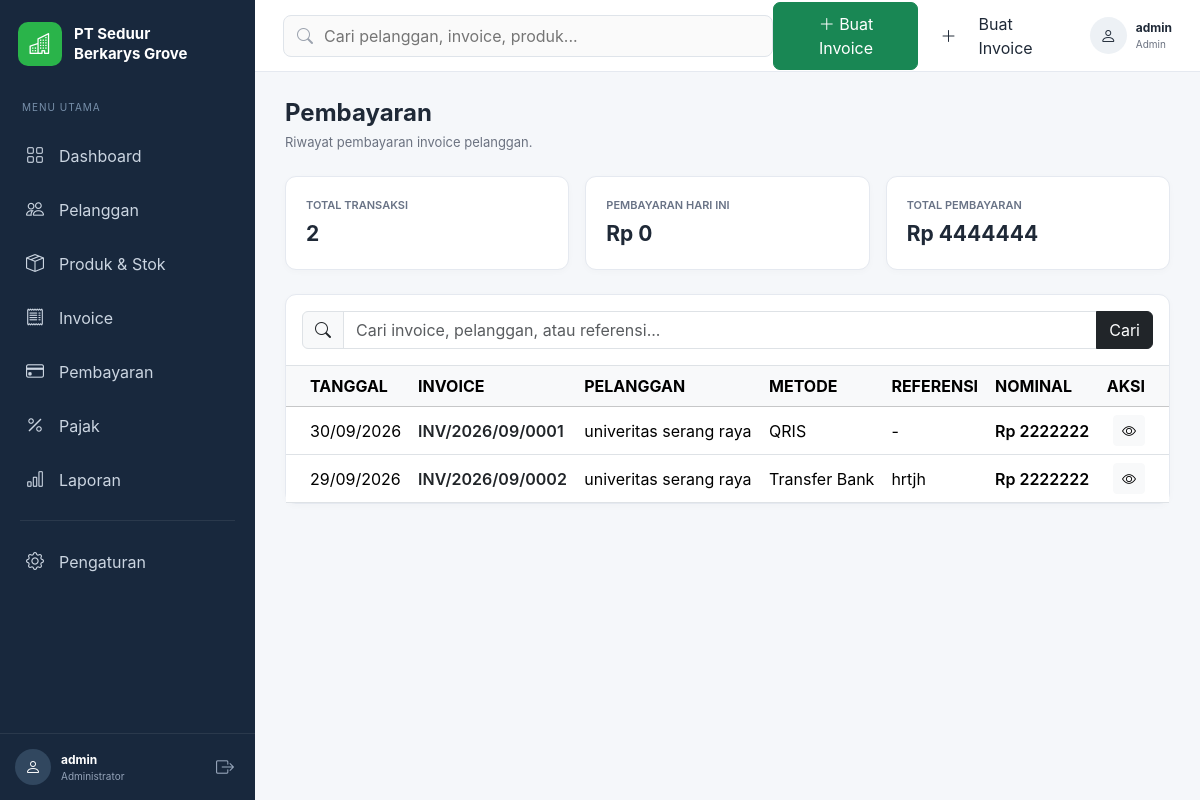
Screenshot of /pembayaran/ (signed in) with the database file from the repository.
### apps/payments/models.py (models this page shows, shortened)
class Payment(models.Model):
    METHOD_CHOICES = [
        ("CASH", "Tunai"),
        ("BANK_TRANSFER", "Transfer Bank"),
        ("QRIS", "QRIS"),
        ("CARD", "Kartu"),
        ("OTHER", "Lainnya"),
    ]
    invoice = models.ForeignKey(
        "invoices.Invoice",
        on_delete=models.PROTECT,
        related_name="payments",
    )
    payment_date = models.DateField()
    amount = models.DecimalField(
        max_digits=18,
        decimal_places=2,
        validators=[MinValueValidator(0)],
    )
    method = models.CharField(
        max_length=30,
        choices=METHOD_CHOICES,
        default="BANK_TRANSFER",
    )
    reference_number = models.CharField(
        max_length=100,
        blank=True,
    )
    notes = models.TextField(
        blank=True,
    )
    created_at = models.DateTimeField(
        auto_now_add=True,
    )
    updated_at = models.DateTimeField(
        auto_now=True,
    )
    class Meta:
        ordering = ["-payment_date", "-id"]

### apps/invoices/models.py (models this page shows, shortened)
class Invoice(models.Model):
    STATUS_CHOICES = [
        ("DRAFT", "Draft"),
        ("UNPAID", "Belum Lunas"),
        ("PARTIAL", "Sebagian"),
        ("PAID", "Lunas"),
        ("OVERDUE", "Jatuh Tempo"),
        ("CANCELLED", "Dibatalkan"),
    ]
    TAX_MODE_CHOICES = [
        ("EXCLUSIVE", "Tax Exclusive"),
        ("INCLUSIVE", "Tax Inclusive"),
    ]
    invoice_number = models.CharField(
        max_length=50,
        unique=True,
    )
    customer = models.ForeignKey(
        "customers.Customer",
        on_delete=models.PROTECT,
        related_name="invoices",
    )
    customer_name = models.CharField(
        max_length=150,
    )
    customer_npwp = models.CharField(
        max_length=30,
        blank=True,
    )
    customer_address = models.TextField(
        blank=True,
    )
    invoice_date = models.DateField()
    due_date = models.DateField(
        null=True,
        blank=True,
    )
    status = models.CharField(
        max_length=20,
        choices=STATUS_CHOICES,
        default="DRAFT",
    )
    currency = models.CharField(
        max_length=10,
        default="IDR",
    )
    exchange_rate = models.DecimalField(
        max_digits=18,
        decimal_places=6,
        default=1,
    )
    tax_mode = models.CharField(
        max_length=20,
        choices=TAX_MODE_CHOICES,
        default="EXCLUSIVE",
    )
    subtotal = models.DecimalField(
        max_digits=18,
        decimal_places=2,
        default=0,
    )
    discount_total = models.DecimalField(
        max_digits=18,
        decimal_places=2,
        default=0,
    )
    tax_total = models.DecimalField(
        max_digits=18,
        decimal_places=2,
        default=0,
    )
    withholding_total = models.DecimalField(
        max_digits=18,
        decimal_places=2,
        default=0,
    )
    grand_total = models.DecimalField(
        max_digits=18,
        decimal_places=2,
        default=0,
    )
    paid_amount = models.DecimalField(
        max_digits=18,
        decimal_places=2,
        default=0,
    )
    balance_due = models.DecimalField(
        max_digits=18,
        decimal_places=2,
        default=0,
    )
    notes = models.TextField(
        blank=True,
    )
    terms = models.TextField(
        blank=True,
    )
    created_at = models.DateTimeField(
        auto_now_add=True,
    )
    updated_at = models.DateTimeField(
        auto_now=True,
    )
    class Meta:
        ordering = ["-invoice_date", "-id"]

### apps/payments/views.py (the view, shortened to what this page needs)
@login_required
def payment_list(request):
    payments = (
        Payment.objects
        .select_related(
            "invoice",
            "invoice__customer",
        )
        .all()
    )
    query = request.GET.get(
        "q",
        ""
    ).strip()
    paginator = Paginator(
        payments,
        15
    )
    page_obj = paginator.get_page(
        request.GET.get("page")
    )
    total_amount = (
        Payment.objects
        .aggregate(
            total=Sum("amount")
        )["total"]
        or 0
    )
    today_amount = (
        Payment.objects
        .filter(
            payment_date=timezone.localdate()
        )
        .aggregate(
            total=Sum("amount")
        )["total"]
        or 0
    )
    context = {
        "page_obj": page_obj,
        "query": query,
        "total_amount": total_amount,
        "today_amount": today_amount,
        "total_payments":
            Payment.objects.count(),
    }
    return render(
        request,
        "payments/list.html",
        context,
    )

### templates/payments/list.html (shortened to what this page needs)
{% extends "layouts/base.html" %} {% block content %}
<div class="mb-4">
  <h1 class="page-title">Pembayaran</h1>
  <p class="page-description">Riwayat pembayaran invoice pelanggan.</p>
</div>
<div class="row g-3 mb-4">
  <div class="col-md-4">
    <div class="stat-card">
      <div class="stat-label">Total Transaksi</div>
      <div class="stat-value">{{ total_payments }}</div>
    </div>
  </div>
  <div class="col-md-4">
    <div class="stat-card">
      <div class="stat-label">Pembayaran Hari Ini</div>
      <div class="stat-value">Rp {{ today_amount|floatformat:0 }}</div>
    </div>
  </div>
  <div class="col-md-4">
    <div class="stat-card">
      <div class="stat-label">Total Pembayaran</div>
      <div class="stat-value">Rp {{ total_amount|floatformat:0 }}</div>
    </div>
  </div>
</div>
<div class="app-card">
  <div class="p-3 border-bottom">
    <form method="GET">
      <div class="input-group">
        <span class="input-group-text">
          <i class="bi bi-search"></i>
        </span>
        <input
          type="text"
          name="q"
          value="{{ query }}"
          class="form-control"
          placeholder="Cari invoice, pelanggan, atau referensi..."
        />
        <button class="btn btn-dark" type="submit">Cari</button>
      </div>
    </form>
  </div>
  <div class="table-responsive">
    <table class="table table-hover align-middle mb-0">
      <thead class="table-light">
        <tr>
          <th class="ps-4">TANGGAL</th>
          <th>INVOICE</th>
          <th>PELANGGAN</th>
          <th>METODE</th>
          <th>REFERENSI</th>
          <th>NOMINAL</th>
          <th class="text-end pe-4">AKSI</th>
        </tr>
      </thead>
      <tbody>
        {% for payment in page_obj %}
        <tr>
          <td class="ps-4">{{ payment.payment_date|date:"d/m/Y" }}</td>
          <td>
            <a
              href="{% url 'invoices:detail' payment.invoice.pk %}"
              class="fw-semibold text-dark text-decoration-none"
            >
              {{ payment.invoice.invoice_number }}
            </a>
          </td>
          <td>{{ payment.invoice.customer_name }}</td>
          <td>{{ payment.get_method_display }}</td>
          <td>{{ payment.reference_number|default:"-" }}</td>
          <td class="fw-semibold">Rp {{ payment.amount|floatformat:0 }}</td>
          <td class="text-end pe-4">
            <a
              href="{% url 'payments:detail' payment.pk %}"
              class="btn btn-sm btn-light"
            >
              <i class="bi bi-eye"></i>
            </a>
          </td>
        </tr>
        {% empty %}
        <tr>
          <td colspan="7" class="text-center py-5 text-muted">
            Belum ada pembayaran.
          </td>
        </tr>
        {% endfor %}
      </tbody>
    </table>
  </div>
</div>
{% endblock %}

### templates/layouts/base.html (shortened to what this page needs)
{% load static %}
<!doctype html>
<html lang="id">
  <head>
    <link
      rel="stylesheet"
      href="{% static 'vendor/bootstrap/css/bootstrap.min.css' %}"
    />
    <link
      rel="stylesheet"
      href="{% static 'vendor/bootstrap-icons/bootstrap-icons.css' %}"
    />
    <link rel="stylesheet" href="{% static 'css/app.css' %}" />
  </head>
  <body>
    <div class="app-container">
      <aside class="sidebar">
        <div class="sidebar-brand">
          <div class="brand-logo">
            <i class="bi bi-buildings"></i>
          </div>
          <div>
            <div class="brand-company">PT Seduur</div>
            <div class="brand-company">Berkarys Grove</div>
          </div>
        </div>
        <div class="sidebar-label">MENU UTAMA</div>
        <nav class="sidebar-menu">
          <a
            href="{% url 'dashboard' %}"
            class="sidebar-link {% if request.resolver_match.url_name == 'dashboard' %} active {% endif %}"
          >
            <i class="bi bi-grid"></i>
            <span> Dashboard </span>
          </a>
          <a
            href="{% url 'customers:list' %}"
            class="sidebar-link {% if request.resolver_match.namespace == 'customers' %} active {% endif %}"
          >
            <i class="bi bi-people"></i>
            <span> Pelanggan </span>
          </a>
          <a
            href="{% url 'products:list' %}"
            class="sidebar-link {% if request.resolver_match.namespace == 'products' %} active {% endif %}"
          >
            <i class="bi bi-box-seam"></i>
            <span> Produk & Stok </span>
          </a>
          <a
            href="{% url 'invoices:list' %}"
            class="sidebar-link {% if request.resolver_match.namespace == 'invoices' %} active {% endif %}"
          >
            <i class="bi bi-receipt"></i>
            <span> Invoice </span>
          </a>
        <a
    href="{% url 'payments:list' %}"
    class="sidebar-link"
>
    <i class="bi bi-credit-card"></i>
    <span>
        Pembayaran
    </span>
</a>
          <a
            href="{% url 'taxes:list' %}"
            class="sidebar-link {% if request.resolver_match.namespace == 'taxes' %} active {% endif %}"
          >
            <i class="bi bi-percent"></i>
            <span> Pajak </span>
          </a>
         <a
    href="{% url 'reports:index' %}"
    class="sidebar-link"
>
    <i class="bi bi-bar-chart"></i>
    <span>
        Laporan
    </span>
</a>
          <div class="sidebar-divider"></div>
<a
    href="{% url 'company:settings' %}"
    class="sidebar-link"
>
    <i class="bi bi-gear"></i>
    <span>
        Pengaturan
    </span>
</a>
        </nav>
        <div class="sidebar-bottom">
          <div class="sidebar-user">
            <div class="sidebar-avatar">
              <i class="bi bi-person"></i>
            </div>
            <div class="sidebar-user-info">
              <strong> {{ request.user.username }} </strong>
              <small> Administrator </small>
            </div>
          </div>
          <form method="POST" action="{% url 'logout' %}">
            <button type="submit" class="logout-button">
              <i class="bi bi-box-arrow-right"></i>
            </button>
          </form>
        </div>
      </aside>
      <div class="main-wrapper">
        <header class="top-navbar">
          <div class="top-search">
            <i class="bi bi-search"></i>
            <input
              type="text"
              placeholder="Cari pelanggan, invoice, produk..."
            />
          </div>
          <div class="top-actions">
           <a
    href="{% url 'invoices:create' %}"
    class="btn btn-success btn-create"
>
    <i class="bi bi-plus-lg"></i>
    Buat Invoice
</a>
              <i class="bi bi-plus-lg"></i>
              Buat Invoice
            <div class="top-profile">
              <div class="profile-icon">
                <i class="bi bi-person"></i>
              </div>
              <div>
                <strong> {{ request.user.username }} </strong>
                <small> Admin </small>
              </div>
            </div>
          </div>
        </header>
        <main class="content-area">{% block content %} {% endblock %}</main>
      </div>
    </div>
  </body>
</html>

### static/css/app.css (style rules this page uses)
:root { --sidebar-width: 255px; --sidebar-bg: #18283d; --sidebar-hover: #233a55; --primary: #28a745; --page-bg: #f5f7fa; --border: #e5e9f0; --text-primary: #1f2937; --text-secondary: #6b7280; }
* { box-sizing: border-box; }
body { margin: 0; font-family: Inter, "Segoe UI", Arial, sans-serif; background: var(--page-bg); color: var(--text-primary); }
.app-container { min-height: 100vh; }
.sidebar { position: fixed; left: 0; top: 0; bottom: 0; width: var(--sidebar-width); background: var(--sidebar-bg); color: white; display: flex; flex-direction: column; z-index: 1000; }
.sidebar-brand { display: flex; align-items: center; gap: 12px; padding: 22px 18px; }
.brand-logo { width: 44px; height: 44px; border-radius: 10px; display: flex; align-items: center; justify-content: center; background: #2ab44a; font-size: 21px; flex-shrink: 0; }
.brand-company { font-size: 15px; font-weight: 700; line-height: 20px; }
.sidebar-label { color: #7890ab; font-size: 10px; letter-spacing: 1px; padding: 12px 22px; }
.sidebar-menu { padding: 0 10px; flex: 1; }
.sidebar-link { display: flex; align-items: center; gap: 13px; padding: 12px 14px; margin: 3px 0; text-decoration: none; color: #cbd5e1; border-radius: 8px; transition: 0.2s; }
.sidebar-link i { width: 22px; font-size: 18px; text-align: center; }
.sidebar-divider { height: 1px; background: rgba( 255, 255, 255, 0.08 ); margin: 15px 10px; }
.sidebar-bottom { padding: 15px; border-top: 1px solid rgba( 255, 255, 255, 0.08 ); display: flex; justify-content: space-between; align-items: center; }
.sidebar-user { display: flex; align-items: center; gap: 10px; min-width: 0; }
.sidebar-avatar { width: 36px; height: 36px; border-radius: 50%; display: flex; align-items: center; justify-content: center; background: #31475f; }
.sidebar-user-info { display: flex; flex-direction: column; min-width: 0; }
.sidebar-user-info strong { font-size: 12px; white-space: nowrap; overflow: hidden; text-overflow: ellipsis; }
.sidebar-user-info small { color: #94a3b8; font-size: 10px; }
.logout-button { border: none; background: none; color: #94a3b8; font-size: 18px; }
.main-wrapper { margin-left: var(--sidebar-width); min-height: 100vh; }
.top-navbar { height: 72px; background: white; border-bottom: 1px solid var(--border); display: flex; align-items: center; justify-content: space-between; padding: 0 28px; position: sticky; top: 0; z-index: 500; }
.top-search { position: relative; width: 500px; max-width: 50vw; }
.top-search i { position: absolute; left: 14px; top: 50%; transform: translateY(-50%); color: #9ca3af; }
.top-search input { width: 100%; height: 42px; border: 1px solid #dfe4ea; border-radius: 8px; padding: 0 15px 0 40px; outline: none; background: #fafafa; }
.top-actions { display: flex; align-items: center; gap: 22px; }
.btn-create { padding: 9px 17px; border-radius: 7px; }
.top-profile { display: flex; align-items: center; gap: 9px; }
.profile-icon { width: 37px; height: 37px; border-radius: 50%; background: #edf1f5; display: flex; align-items: center; justify-content: center; }
.top-profile div:last-child { display: flex; flex-direction: column; }
.top-profile strong { font-size: 12px; }
.top-profile small { font-size: 10px; color: #6b7280; }
.content-area { padding: 27px 30px; }
.page-title { font-size: 24px; font-weight: 700; margin: 0; }
.page-description { color: var(--text-secondary); font-size: 13px; margin-top: 5px; margin-bottom: 0; }
.stat-card { background: white; border: 1px solid var(--border); border-radius: 11px; padding: 20px; height: 100%; box-shadow: 0 2px 7px rgba(0, 0, 0, 0.025); }
.stat-label { color: #697386; font-size: 11px; text-transform: uppercase; font-weight: 600; margin-bottom: 4px; }
.stat-value { font-size: 21px; font-weight: 700; }
.app-card { background: white; border: 1px solid var(--border); border-radius: 11px; box-shadow: 0 2px 7px rgba(0, 0, 0, 0.025); height: 100%; }

### rows the page displays
Payment: payment_date "30/09/2026", invoice.invoice_number "INV/2026/09/0001", invoice.customer_name "univeritas serang raya", method "QRIS", reference_number "-", amount "2222222"
Payment: payment_date "29/09/2026", invoice.invoice_number "INV/2026/09/0002", invoice.customer_name "univeritas serang raya", method "Transfer Bank", reference_number "hrtjh", amount "2222222"

### other values shown
{{ request.user.username }} "admin"
{{ total_payments }} "2"
{{ today_amount|floatformat:0 }} "0"
{{ total_amount|floatformat:0 }} "4444444"
